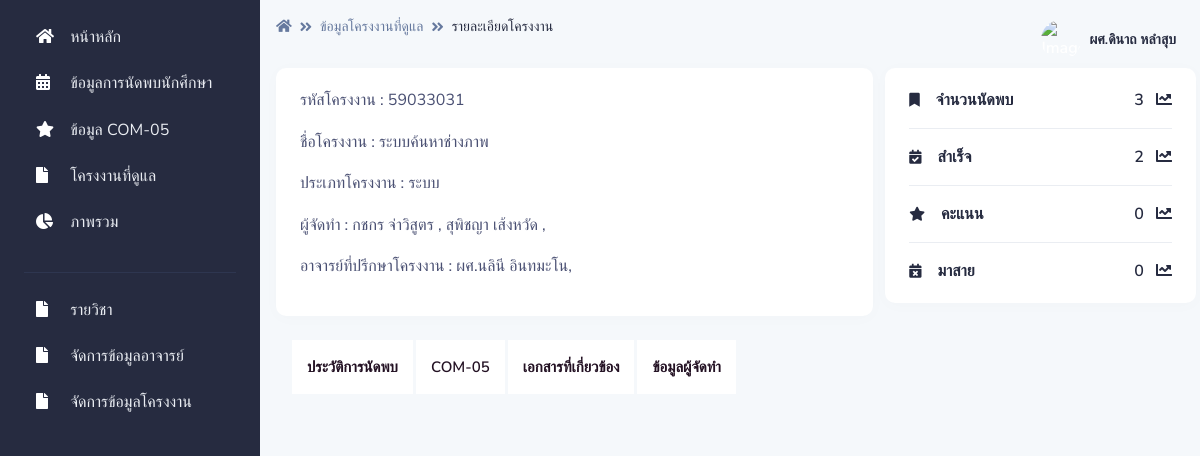
Page /pages/subject/project_detail.php?act=show&ID=59033031 (signed in) on the earlier database version.
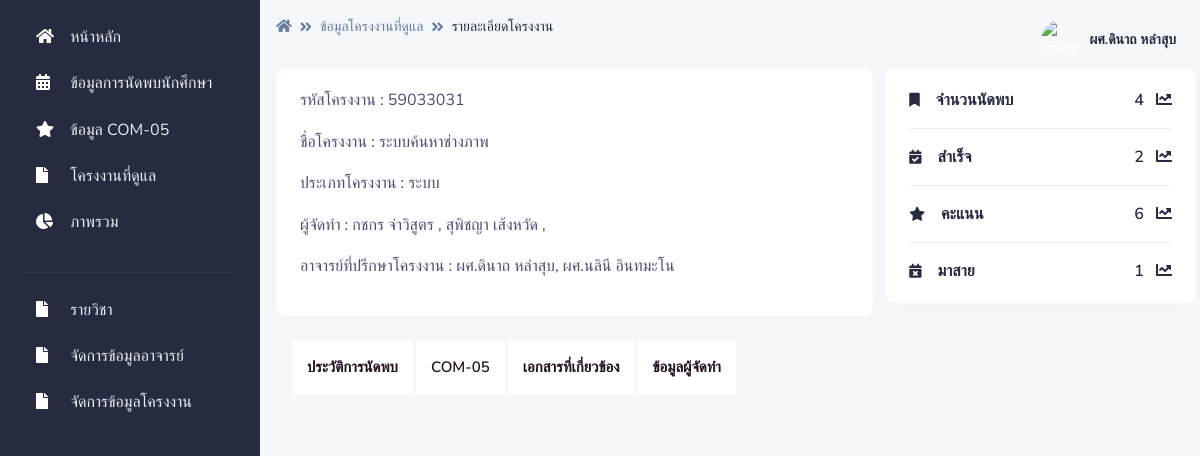
Same page on the later database version.
### tables this page shows
CREATE TABLE `project` (
  `project_id` int(15) NOT NULL,
  `project_name` varchar(255) NOT NULL,
  `project_type` int(2) NOT NULL,
  `project_adviser1` int(15) NOT NULL,
  `project_adviser2` int(15) NOT NULL,
  `project_status` int(2) NOT NULL,
  `project_record` int(10) NOT NULL DEFAULT 1
);

CREATE TABLE `project_type` (
  `project_type_id` int(2) NOT NULL,
  `project_type_name` varchar(255) NOT NULL
);

CREATE TABLE `student` (
  `student_id` int(15) NOT NULL,
  `student_name` varchar(255) NOT NULL,
  `student_major` int(2) NOT NULL,
  `student_phone` varchar(15) NOT NULL,
  `student_email` varchar(255) NOT NULL,
  `student_password` varchar(255) NOT NULL,
  `student_photo` varchar(255) NOT NULL,
  `student_project` int(15) NOT NULL,
  `student_type` varchar(1) NOT NULL DEFAULT 'A'
);

CREATE TABLE `teacher` (
  `teacher_id` int(10) NOT NULL,
  `teacher_name` varchar(255) NOT NULL,
  `teacher_email` varchar(255) NOT NULL,
  `teacher_password` varchar(255) NOT NULL,
  `teacher_photo` varchar(255) NOT NULL,
  `teacher_type` int(1) NOT NULL DEFAULT 2
);

### pages/subject/project_detail.php (the view, shortened to what the changed rows need)
<?php
if ($_SESSION["Teacherlevel"]=="2"){?>
<?php include '../../conn.php';
$id_project = $_REQUEST["ID"];?>
<!DOCTYPE html>
<html lang="en">
<head>
    <link type="text/css" href="../../vendor/@fortawesome/fontawesome-free/css/all.min.css" rel="stylesheet">
    <link type="text/css" href="../../vendor/notyf/notyf.min.css" rel="stylesheet">
    <link type="text/css" href="../../css/volt.css" rel="stylesheet">
</head>
<body>
    <main class="content">
        <div class="row">
            <div class="col-12 col-xl-8">
                <div class="card border-light shadow-sm mb-4 lg-8">
                    <div class="card-body">
                    <?php
					$sql = "SELECT
                    project.project_id,
                    project.project_name,
                    project.project_type,
                    project_type.project_type_name
                    FROM
                    project
                    INNER JOIN project_type ON project.project_type = project_type.project_type_id
                    WHERE
                    project.project_id = '$id_project'";
					$result = $con->query($sql);
					if ($result->num_rows > 0) {
						while($row = $result->fetch_assoc()) {
                            echo '<p>รหัสโครงงาน : '. $row["project_id"].'</p>
                        <p>ชื่อโครงงาน : '. $row["project_name"].'</p>
                        <p>ประเภทโครงงาน : '. $row["project_type_name"].'</p>';
                    }
                    }
                    ?>
                        <p>ผู้จัดทำ :  <?php
           include '../../conn.php';
           $id_project = $_REQUEST["ID"];
					$sql = "SELECT
                    student.student_project,
                    student.student_id,
                    student.student_name
                    FROM
                    student
                    WHERE
                    student.student_project ='$id_project'";
					$result = $con->query($sql);
					if ($result->num_rows > 0) {
						while($row = $result->fetch_assoc()) {
                            echo '' . $row["student_name"].' , ';
            }
            }
            ?> </p>
                        <p>อาจารย์ที่ปรึกษาโครงงาน :
                        <?php
           include '../../conn.php';
           $id_ptojrct = $_REQUEST["ID"];
					$sql = "SELECT
                    project.project_id,
                    project.project_adviser1,
                    teacher.teacher_name
                    FROM
                    project
                    INNER JOIN teacher ON project.project_adviser1 = teacher.teacher_id
                    WHERE
                    project.project_id ='$id_ptojrct'";
					$result = $con->query($sql);
					if ($result->num_rows > 0) {
						while($row = $result->fetch_assoc()) {
                            echo '' . $row["teacher_name"].',';
                        }
                        }
                        ?>
<?php
           include '../../conn.php';
           $id_ptojrct = $_REQUEST["ID"];
					$sql = "SELECT
                    project.project_id,
                    project.project_adviser2,
                    teacher.teacher_name
                    FROM
                    project
                    INNER JOIN teacher ON project.project_adviser2 = teacher.teacher_id
                    WHERE
                    project.project_id ='$id_ptojrct'";
					$result = $con->query($sql);
					if ($result->num_rows > 0) {
						while($row = $result->fetch_assoc()) {
                            if ($row["project_adviser2"]==3){
                                echo '';
                            }else{
                                echo '' . $row["teacher_name"].'';
                            };
                        }
                        }
                        ?>
</p>
                    </div>
                </div>
            </div>
            <div class="col-12 px-0 mb-4 col-xl-4">
                <div class="card border-light shadow-sm">
                    <div class="card-body">
                        <div class="d-flex align-items-center justify-content-between border-bottom border-light pb-3">
                            <div>
                            <a href="#" class="text-primary font-weight-bold">
                            <?php
           include '../../conn.php';
           $id_project = $_REQUEST["ID"];
					$sql = "SELECT
                    Count(appoint.appoint_id) as C_appoint,
                    appoint.project_id
                    FROM
                    appoint
                    WHERE
                    appoint.project_id = '$id_project'
                    GROUP BY
                    appoint.project_id";
					$result = $con->query($sql);
					if ($result->num_rows > 0) {
						while($row = $result->fetch_assoc()) {
                            echo $row["C_appoint"];
                        }
                        }else{
                            echo '0';
                        }
                        ?>
                            <span class="fas fa-chart-line ml-2"></span></a>
                            </div>
                        </div>
                        <div class="d-flex align-items-center justify-content-between border-bottom border-light py-3">
                            <div>
                            <a href="#" class="text-primary font-weight-bold">
                            <?php
           include '../../conn.php';
           $id_project = $_REQUEST["ID"];
					$sql2 = "SELECT
                    Count(appoint.appoint_id) AS C_appoint01,
                    appoint.project_id
                    FROM
                    appoint
                    WHERE
                    appoint.project_id = '$id_project' AND
                    appoint.appoint_status = 4
                    GROUP BY
                    appoint.project_id";
					$result = $con->query($sql2);
					if ($result->num_rows > 0) {
						while($row = $result->fetch_assoc()) {
                            echo $row["C_appoint01"];
                        }
                        }else{
                            echo '0';
                        }
                        ?>
                            <span class="fas fa-chart-line ml-2"></span></a>
                            </div>
                        </div>
                        <div class="d-flex align-items-center justify-content-between border-bottom border-light py-3">
                            <div>
                            <a href="#" class="text-primary font-weight-bold">
                            <?php
           include '../../conn.php';
           $id_project = $_REQUEST["ID"];
					$sql2 = "SELECT
                    com05.project_id,
                    Sum(score.score_score) as s_sum
                    FROM
                    com05
                    INNER JOIN score ON com05.score = score.score_id
                    WHERE
                    com05.project_id = '$id_project'
                    GROUP BY
com05.project_id
                    ";
					$result = $con->query($sql2);
					if ($result->num_rows > 0) {
						while($row = $result->fetch_assoc()) {
                            echo $row["s_sum"];
                        }
                        }else{
                            echo '0';
                        }
                        ?>
                            <span class="fas fa-chart-line ml-2"></span></a>
                            </div>
                        </div>
                        <div class="d-flex align-items-center justify-content-between pt-3">
                            <div>
                                <a href="#" class="text-primary font-weight-bold">
                                <a href="#" class="text-primary font-weight-bold">
                            <?php
           include '../../conn.php';
           $id_project = $_REQUEST["ID"];
					$sql3 = "SELECT
                    com05.project_id,
                    Count(com05.com05_id) as C_Com_21,
                    com05.meet_check
                    FROM
                    com05
                    WHERE
                    com05.project_id = '$id_project' AND
                    com05.meet_check = 2
                    GROUP BY
                    com05.meet_check,
                    com05.project_id ";
					$result3 = $con->query($sql3);
					if ($result->num_rows > 0) {
						while($row = $result3->fetch_assoc()) {
                            echo $row["C_Com_21"];
                        }
                        }else{
                            echo '0';
                        }
                        ?> <span
                                        class="fas fa-chart-line ml-2"></span></a>
                            </div>
                        </div>
                    </div>
                </div>
            </div>
        </div>
    </main>
</body>
</html>
<?php }else{
Header("Location: ../404/404.php");
    }
    ?>

Differences in the rows shown:
now on one of the page's lists (row edited): project: project_adviser2.teacher_name "ผศ.นลินี อินทมะโน"
changed project "ระบบค้นหาช่างภาพ": project_adviser1.teacher_name "ผศ.นลินี อินทมะโน" → "ผศ.ดินาถ หลำสุบ"
Other differences:
new list line: "4"
new list line: "6"
new list line: "1"
list line gone: "3"
text no longer shown: "0 0"
